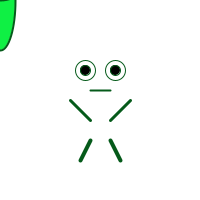
Frame 1 (no input)
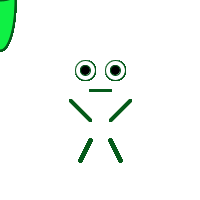
Frame 60 (the mouse pressed at the canvas centre just before this capture)
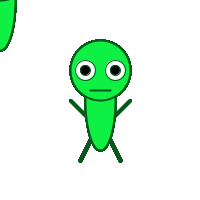
Frame 120 (the mouse held since frame 60 and released just before this capture)

The Processing sketch that drew these frames (run headless with seeded random() and noise(); from frame 60 on, the mouse is pressed at the canvas centre):

// Processing sketch: processing_23454
// ── processing_23454.pde

void setup() {
size(200,200);
background(255);
smooth();
}

void draw() {

rectMode(CENTER);
ellipseMode(CENTER);

//legs
stroke(5,90,26);
strokeWeight(4);
line(90,140,80,160);
line(110,140,120,160);

//arms
stroke(5,90,26);
strokeWeight(3);
line(90,120,70,100);
line(110,120,130,100);


//body
strokeWeight(2);
stroke(5,90,26);
fill(15,240,68);
ellipse(mouseX,mouseY,30,100);

//head
strokeWeight(2);
stroke(5,90,26);
fill(15,240,68);
ellipse(mouseX,mouseY-30,60,60);

//eyes
strokeWeight(1);
fill(255);
ellipse(85,70,20,20);
ellipse(115,70,20,20);
fill(0);
ellipse(85,70,10,10);
ellipse(115,70,10,10);

//mouth
strokeWeight(2);
line(90,90,110,90);
}

//interaction
void mousePressed() {
  background(mouseX,mouseY,100,200);
}
